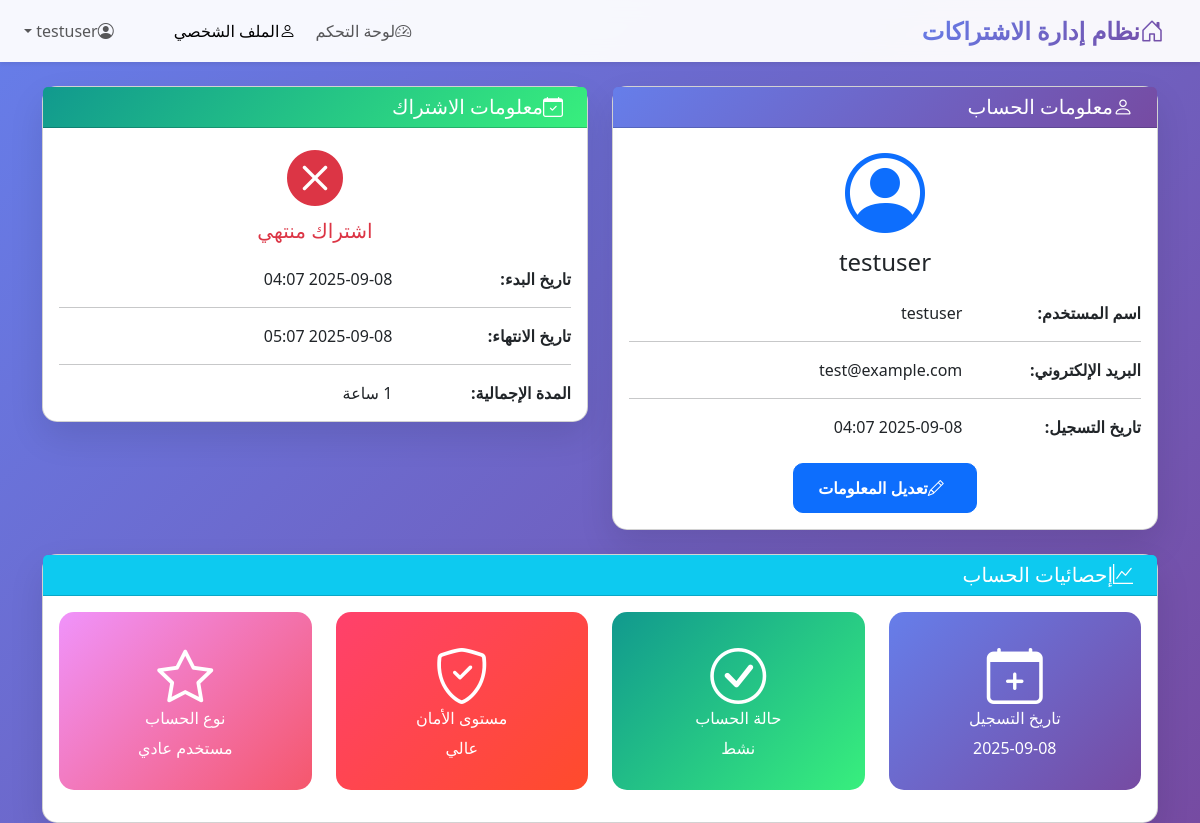
The app's page /user/profile.php (signed in) with its own data.
### tables this page shows
CREATE TABLE IF NOT EXISTS users (
    id INT AUTO_INCREMENT PRIMARY KEY,
    username VARCHAR(50) UNIQUE NOT NULL,
    email VARCHAR(100) UNIQUE NOT NULL,
    password VARCHAR(255) NOT NULL,
    is_admin TINYINT(1) DEFAULT 0,
    created_at TIMESTAMP DEFAULT CURRENT_TIMESTAMP,
    updated_at TIMESTAMP DEFAULT CURRENT_TIMESTAMP ON UPDATE CURRENT_TIMESTAMP
);

CREATE TABLE IF NOT EXISTS subscriptions (
    id INT AUTO_INCREMENT PRIMARY KEY,
    user_id INT NOT NULL,
    start_date DATETIME NOT NULL,
    end_date DATETIME NOT NULL,
    duration_seconds INT NOT NULL DEFAULT 0,
    is_active TINYINT(1) DEFAULT 1,
    created_at TIMESTAMP DEFAULT CURRENT_TIMESTAMP,
    updated_at TIMESTAMP DEFAULT CURRENT_TIMESTAMP ON UPDATE CURRENT_TIMESTAMP,
    FOREIGN KEY (user_id) REFERENCES users(id) ON DELETE CASCADE
);

### includes/database.php (called while the page is built, shortened)
<?php
class UserManager {
    private $conn;
    private $table_name = "users";
    public function __construct($db) {
        $this->conn = $db;
    }
    public function getUserById($id) {
        $query = "SELECT id, username, email, is_admin, created_at
                  FROM " . $this->table_name . "
                  WHERE id = :id";
        $stmt = $this->conn->prepare($query);
        $stmt->bindParam(':id', $id);
        $stmt->execute();
        return $stmt->fetch();
    }
}
class SubscriptionManager {
    private $conn;
    private $table_name = "subscriptions";
    public function __construct($db) {
        $this->conn = $db;
    }
    public function getUserSubscription($user_id) {
        $query = "SELECT * FROM " . $this->table_name . "
                  WHERE user_id = :user_id AND is_active = 1
                  ORDER BY created_at DESC LIMIT 1";
        $stmt = $this->conn->prepare($query);
        $stmt->bindParam(':user_id', $user_id);
        $stmt->execute();
        return $stmt->fetch();
    }
}
?>

### includes/functions.php (called while the page is built, shortened)
<?php
require_once 'database.php';
function secondsToReadable($seconds) {
    $days = floor($seconds / 86400);
    $hours = floor(($seconds % 86400) / 3600);
    $minutes = floor(($seconds % 3600) / 60);
    $secs = $seconds % 60;
    $output = '';
    if ($hours > 0) $output .= $hours . ' ساعة ';
    return trim($output);
}
?>

### user/profile.php (the view, shortened to what this page needs)
<?php
require_once '../includes/database.php';
require_once '../includes/functions.php';
$user_id = $_SESSION['user_id'];
$user = null;
$subscription_info = null;
try {
    $database = new Database();
    $db = $database->getConnection();
    $userManager = new UserManager($db);
    $subscriptionManager = new SubscriptionManager($db);
    $user = $userManager->getUserById($user_id);
    $subscription_info = $subscriptionManager->getUserSubscription($user_id);
} catch (Exception $e) {
    error_log("خطأ في صفحة الملف الشخصي: " . $e->getMessage());
    $error_message = "حدث خطأ في تحميل البيانات";
}
?>
<!DOCTYPE html>
<html lang="ar" dir="rtl">
<head>
    <link href="https://cdn.jsdelivr.net/npm/bootstrap@5.3.0/dist/css/bootstrap.min.css" rel="stylesheet">
    <link href="https://cdn.jsdelivr.net/npm/bootstrap-icons@1.10.0/font/bootstrap-icons.css" rel="stylesheet">
    <link href="../css/style.css" rel="stylesheet">
</head>
<body class="bg-light">
    <nav class="navbar navbar-expand-lg navbar-light bg-white shadow-sm">
        <div class="container-fluid">
            <a class="navbar-brand text-gradient" href="dashboard.php">
                <i class="bi bi-house-door me-2"></i><?php echo SITE_NAME; ?>
            </a>
            <div class="collapse navbar-collapse" id="navbarNav">
                <ul class="navbar-nav me-auto">
                    <li class="nav-item">
                        <a class="nav-link" href="dashboard.php">
                            <i class="bi bi-speedometer2 me-1"></i>لوحة التحكم
                        </a>
                    </li>
                    <li class="nav-item">
                        <a class="nav-link active" href="profile.php">
                            <i class="bi bi-person me-1"></i>الملف الشخصي
                        </a>
                    </li>
                </ul>
                <ul class="navbar-nav">
                    <li class="nav-item dropdown">
                        <a class="nav-link dropdown-toggle" href="#" id="navbarDropdown" role="button" data-bs-toggle="dropdown">
                            <i class="bi bi-person-circle me-1"></i><?php echo $_SESSION['username']; ?>
                        </a>
                    </li>
                </ul>
            </div>
        </div>
    </nav>
    <div class="container mt-4">
        <div class="row">
            <div class="col-lg-6 mb-4">
                <div class="card shadow-custom">
                    <div class="card-header bg-primary text-white">
                        <h5 class="mb-0">
                            <i class="bi bi-person me-2"></i>معلومات الحساب
                        </h5>
                    </div>
                    <div class="card-body">
                        <?php if ($user): ?>
                            <div class="text-center mb-4">
                                <i class="bi bi-person-circle display-1 text-primary"></i>
                                <h4 class="mt-2"><?php echo htmlspecialchars($user['username']); ?></h4>
                            </div>
                            <div class="row">
                                <div class="col-sm-4">
                                    <strong>اسم المستخدم:</strong>
                                </div>
                                <div class="col-sm-8">
                                    <?php echo htmlspecialchars($user['username']); ?>
                                </div>
                            </div>
                            <hr>
                            <div class="row">
                                <div class="col-sm-4">
                                    <strong>البريد الإلكتروني:</strong>
                                </div>
                                <div class="col-sm-8">
                                    <?php echo htmlspecialchars($user['email']); ?>
                                </div>
                            </div>
                            <hr>
                            <div class="row">
                                <div class="col-sm-4">
                                    <strong>تاريخ التسجيل:</strong>
                                </div>
                                <div class="col-sm-8">
                                    <?php echo date('Y-m-d H:i', strtotime($user['created_at'])); ?>
                                </div>
                            </div>
                            <div class="text-center mt-4">
                                <button class="btn btn-primary" data-bs-toggle="modal" data-bs-target="#editProfileModal">
                                    <i class="bi bi-pencil me-2"></i>تعديل المعلومات
                                </button>
                            </div>
                        <?php endif; ?>
                    </div>
                </div>
            </div>
            <div class="col-lg-6 mb-4">
                <div class="card shadow-custom">
                    <div class="card-header bg-success text-white">
                        <h5 class="mb-0">
                            <i class="bi bi-calendar-check me-2"></i>معلومات الاشتراك
                        </h5>
                    </div>
                    <div class="card-body">
                        <?php if ($subscription_info): ?>
                            <div class="text-center mb-4">
                                <?php if (strtotime($subscription_info['end_date']) > time()): ?>
                                    <i class="bi bi-check-circle-fill display-4 text-success"></i>
                                    <h5 class="text-success mt-2">اشتراك نشط</h5>
                                <?php else: ?>
                                    <i class="bi bi-x-circle-fill display-4 text-danger"></i>
                                    <h5 class="text-danger mt-2">اشتراك منتهي</h5>
                                <?php endif; ?>
                            </div>
                            <div class="row">
                                <div class="col-sm-4">
                                    <strong>تاريخ البدء:</strong>
                                </div>
                                <div class="col-sm-8">
                                    <?php echo date('Y-m-d H:i', strtotime($subscription_info['start_date'])); ?>
                                </div>
                            </div>
                            <hr>
                            <div class="row">
                                <div class="col-sm-4">
                                    <strong>تاريخ الانتهاء:</strong>
                                </div>
                                <div class="col-sm-8">
                                    <?php echo date('Y-m-d H:i', strtotime($subscription_info['end_date'])); ?>
                                </div>
                            </div>
                            <hr>
                            <div class="row">
                                <div class="col-sm-4">
                                    <strong>المدة الإجمالية:</strong>
                                </div>
                                <div class="col-sm-8">
                                    <?php echo secondsToReadable($subscription_info['duration_seconds']); ?>
                                </div>
                            </div>
                        <?php endif; ?>
                    </div>
                </div>
            </div>
        </div>
        <div class="row">
            <div class="col-12">
                <div class="card shadow-custom">
                    <div class="card-header bg-info text-white">
                        <h5 class="mb-0">
                            <i class="bi bi-graph-up me-2"></i>إحصائيات الحساب
                        </h5>
                    </div>
                    <div class="card-body">
                        <div class="row text-center">
                            <div class="col-md-3 mb-3">
                                <div class="stats-card" style="background: linear-gradient(135deg, #667eea 0%, #764ba2 100%);">
                                    <i class="bi bi-calendar-plus display-4 mb-2"></i>
                                    <h6>تاريخ التسجيل</h6>
                                    <p class="mb-0"><?php echo $user ? date('Y-m-d', strtotime($user['created_at'])) : 'غير متاح'; ?></p>
                                </div>
                            </div>
                            <div class="col-md-3 mb-3">
                                <div class="stats-card" style="background: linear-gradient(135deg, #11998e 0%, #38ef7d 100%);">
                                    <i class="bi bi-check-circle display-4 mb-2"></i>
                                    <h6>حالة الحساب</h6>
                                    <p class="mb-0">نشط</p>
                                </div>
                            </div>
                            <div class="col-md-3 mb-3">
                                <div class="stats-card" style="background: linear-gradient(135deg, #ff416c 0%, #ff4b2b 100%);">
                                    <i class="bi bi-shield-check display-4 mb-2"></i>
                                    <h6>مستوى الأمان</h6>
                                    <p class="mb-0">عالي</p>
                                </div>
                            </div>
                            <div class="col-md-3 mb-3">
                                <div class="stats-card" style="background: linear-gradient(135deg, #f093fb 0%, #f5576c 100%);">
                                    <i class="bi bi-star display-4 mb-2"></i>
                                    <h6>نوع الحساب</h6>
                                    <p class="mb-0">مستخدم عادي</p>
                                </div>
                            </div>
                        </div>
                    </div>
                </div>
            </div>
        </div>
    </div>
</body>
</html>

### css/style.css (style rules this page uses)
:root { --primary-color: #0d6efd; --secondary-color: #6c757d; --success-color: #198754; --danger-color: #dc3545; --warning-color: #ffc107; --info-color: #0dcaf0; --light-color: #f8f9fa; --dark-color: #212529; --font-family: 'Segoe UI', Tahoma, Geneva, Verdana, sans-serif; }
body { font-family: var(--font-family); background: linear-gradient(135deg, #667eea 0%, #764ba2 100%); min-height: 100vh; }
.card { border-radius: 15px; box-shadow: 0 10px 30px rgba(0, 0, 0, 0.1); transition: all 0.3s ease; }
.btn { border-radius: 10px; font-weight: 600; transition: all 0.3s ease; padding: 12px 24px; }
.bg-primary { background: linear-gradient(135deg, #667eea 0%, #764ba2 100%) !important; }
.bg-success { background: linear-gradient(135deg, #11998e 0%, #38ef7d 100%) !important; }
.navbar { background: rgba(255, 255, 255, 0.95) !important; backdrop-filter: blur(10px); box-shadow: 0 2px 20px rgba(0, 0, 0, 0.1); }
.navbar-brand { font-weight: 700; font-size: 1.5rem; }
.stats-card { background: linear-gradient(135deg, #667eea 0%, #764ba2 100%); color: white; border-radius: 15px; padding: 30px; text-align: center; transition: all 0.3s ease; }
.stats-card .display-4 { font-weight: 700; margin-bottom: 10px; }
.bi { transition: all 0.3s ease; }
.shadow-custom { box-shadow: 0 15px 35px rgba(0, 0, 0, 0.1); }
.text-gradient { background: linear-gradient(135deg, #667eea 0%, #764ba2 100%); -webkit-background-clip: text; -webkit-text-fill-color: transparent; background-clip: text; font-weight: 700; }

### records on screen
users: username "testuser", email "test@example.com", created_at "2025-09-08 04:07", created_at "2025-09-08"
subscriptions: start_date "2025-09-08 04:07", end_date "2025-09-08 05:07", duration_seconds "1 ساعة"

### other values on screen
SITE_NAME "نظام إدارة الاشتراكات"
$_SESSION['username'] "testuser"
